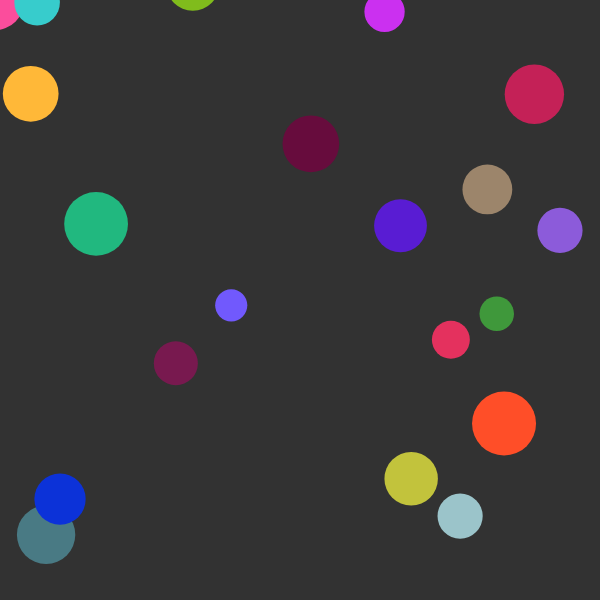
Frame 1 (no input)
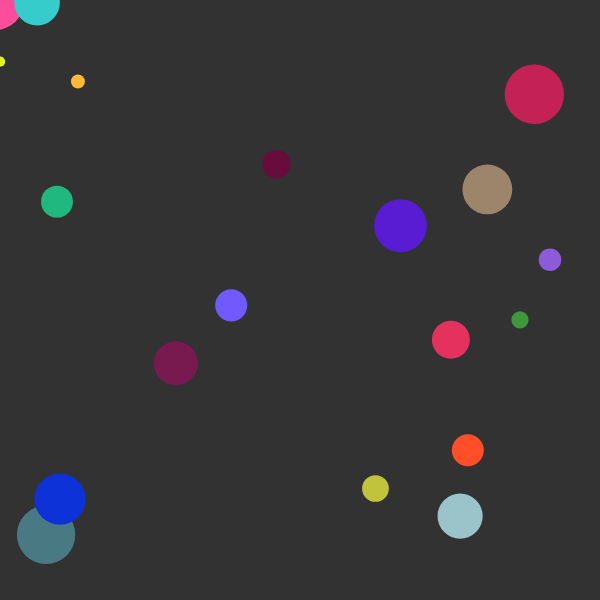
Frame 60 (no input)
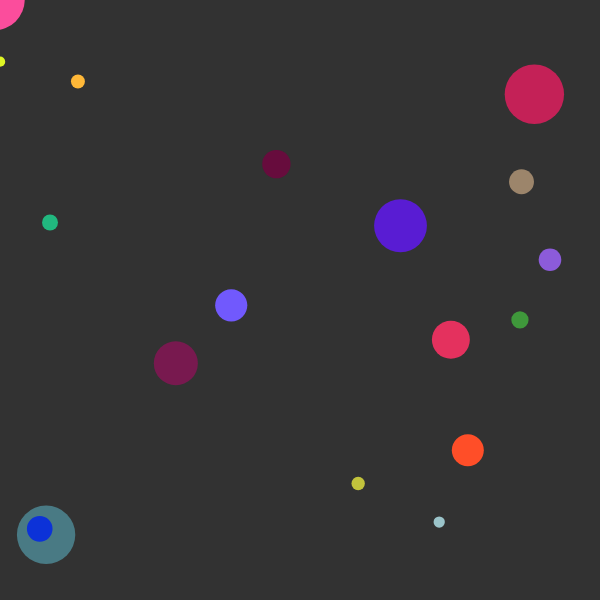
Frame 120 (the mouse pressed at the canvas centre since frame 60)

The p5.js sketch that drew these frames (run headless with seeded random() and noise() and a simulated clock; from frame 60 on, the mouse is pressed at the canvas centre):

// p5.js sketch
// ── sketch.js
new p5();

class Cell {
  constructor(x, y, size, rate, color) {
    this.pos = createVector(x, y);
    this.size = size;
    this.rate = rate;
    this.color = color;
  }
  draw() {
    push();
    fill(this.color);
    ellipse(this.pos.x, this.pos.y, this.size, this.size);
    pop();
  }
  update() {
    if (random() <= this.rate) {
      let newsize = ~~((this.size ** 2 / 2) ** 0.5);
      let offset = p5.Vector.random2D().setMag(newsize);
      this.pos.add(offset);
      this.size = this.size / 2;
      cells.push(new Cell(this.pos.x - offset.x, this.pos.y - offset.y, newsize, this.rate, this.color));
    }
  }
}

const WIDTH = 600;
const HEIGHT = 600;
const SIZE = 32;
const MIN_SIZE = 8;
const MAX_CELLS = 200;
const RATE = 0.06;
let cells;

function setup() {
  createCanvas(WIDTH, HEIGHT);
  cells = new Array(~~(MAX_CELLS)).fill().map(c=>new Cell(randomGaussian()*WIDTH, randomGaussian()*HEIGHT, random(SIZE) + SIZE, RATE, color(random(255), random(255), random(255))));
}

function draw() {
  background(50);
  noStroke();
  if (frameCount % 10 === 0 ) {
    cells.map(c => c.update());
    cells = cells.filter(c=>c.size >=MIN_SIZE).slice(0, MAX_CELLS);
  }
  cells.map(c => c.draw());
}

function mousePressed() {
  cells.map(c => c.update());
  cells = cells.filter(c=>c.size >=MIN_SIZE).slice(0, MAX_CELLS);
}
